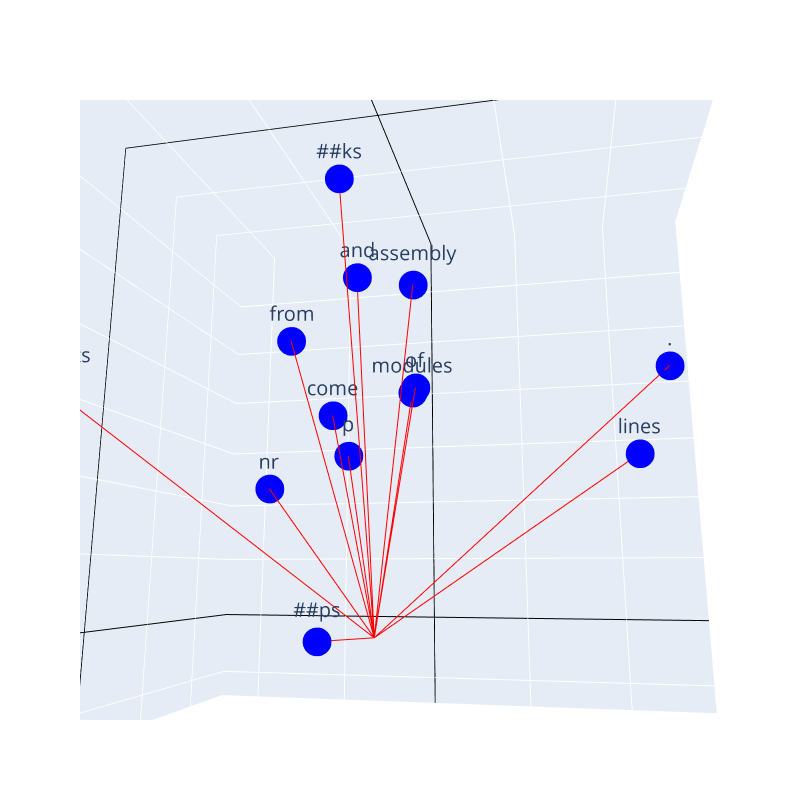

Notebook cell for this chart:
### Code cell
# Create a 3D scatter plot using Plotly
fig = go.Figure()

# Add each word to the plot and draw a line from origin
for i, word in enumerate(tokens):
    # Plot the word embedding as a point
    fig.add_trace(go.Scatter3d(
        x=[word_embeddings_3d[i, 0]],
        y=[word_embeddings_3d[i, 1]],
        z=[word_embeddings_3d[i, 2]],
        mode='markers+text',
        marker=dict(size=10, color='blue'),  # Increased marker size and set color to blue
        text=[word],
        textposition='top center',
        textfont=dict(size=20),  # Increase label size
        showlegend=False  # Hide legend for points
    ))
    
    # Plot a line from the origin to the word embedding
    fig.add_trace(go.Scatter3d(
        x=[0, word_embeddings_3d[i, 0]],
        y=[0, word_embeddings_3d[i, 1]],
        z=[0, word_embeddings_3d[i, 2]],
        mode='lines',
        line=dict(color='red', width=2),
        showlegend=False  # Hide legend for lines
    ))

# Update layout for better visualization
fig.update_layout(
    scene=dict(
        xaxis=dict(
            title='Dimension 1',
            titlefont=dict(size=20),
            tickfont=dict(size=16),
            showline=True,
            zeroline=True,
            zerolinecolor='black',
            zerolinewidth=2,
            range=[min(word_embeddings_3d[:, 0])*1.25, max(word_embeddings_3d[:, 0])*1.25] 
        ),
        yaxis=dict(
            title='Dimension 2',
            titlefont=dict(size=20),
            tickfont=dict(size=16),
            showline=True,
            zeroline=True,
            zerolinecolor='black',
            zerolinewidth=2,
            range=[min(word_embeddings_3d[:, 1])*1.25, max(word_embeddings_3d[:, 0])*1.25] 
        ),
        zaxis=dict(
            title='Dimension 3',
            titlefont=dict(size=20),
            tickfont=dict(size=16),
            showline=True,
            zeroline=True,
            zerolinecolor='black',
            zerolinewidth=2,
            range=[min(word_embeddings_3d[:, 2])*1.25, max(word_embeddings_3d[:, 0])*1.25] 
        ),
        camera=dict(
            eye=dict(x=-1, y=1.5, z=1.3)  # Adjust the camera angle here
        )
    ),
    #title=dict(
    #    text="3D Visualization of Sentence Embeddings with Vectors",
    #    font=dict(size=24)
    #),
    scene_aspectmode='cube',  # Ensures that the axes are scaled equally
    width=800,  # Increase overall figure size
    height=800,
    showlegend=False  # Hide the legend in the plot
)

# Save the figure as a high-resolution SVG
fig.write_image("sentence_embeddings.svg", format='svg', width=1200, height=1200)

# Show the plot
fig.show()

### Figure 1 — Plotly figure (JSON) as saved in the notebook; plotly's stock layout.template omitted (floating-point values rounded to 4 significant figures)
{"data": [{"marker": {"color": "blue", "size": 10}, "mode": "markers+text", "showlegend": false, "text": ["nr"], "textfont": {"size": 20}, "textposition": "top center", "type": "scatter3d", "x": [-0.4091], "y": [-0.07075], "z": [0.3582]}, {"line": {"color": "red", "width": 2}, "mode": "lines", "showlegend": false, "type": "scatter3d", "x": [0, -0.4091], "y": [0, -0.07075], "z": [0, 0.3582]}, {"marker": {"color": "blue", "size": 10}, "mode": "markers+text", "showlegend": false, "text": ["##ps"], "textfont": {"size": 20}, "textposition": "top center", "type": "scatter3d", "x": [-0.03492], "y": [-0.6], "z": [0.02214]}, {"line": {"color": "red", "width": 2}, "mode": "lines", "showlegend": false, "type": "scatter3d", "x": [0, -0.03492], "y": [0, -0.6], "z": [0, 0.02214]}, {"marker": {"color": "blue", "size": 10}, "mode": "markers+text", "showlegend": false, "text": ["and"], "textfont": {"size": 20}, "textposition": "top center", "type": "scatter3d", "x": [0.01193], "y": [-0.3602], "z": [0.8287]}, {"line": {"color": "red", "width": 2}, "mode": "lines", "showlegend": false, "type": "scatter3d", "x": [0, 0.01193], "y": [0, -0.3602], "z": [0, 0.8287]}, {"marker": {"color": "blue", "size": 10}, "mode": "markers+text", "showlegend": false, "text": ["p"], "textfont": {"size": 20}, "textposition": "top center", "type": "scatter3d", "x": [-0.1413], "y": [0.1113], "z": [0.4525]}, {"line": {"color": "red", "width": 2}, "mode": "lines", "showlegend": false, "type": "scatter3d", "x": [0, -0.1413], "y": [0, 0.1113], "z": [0, 0.4525]}, {"marker": {"color": "blue", "size": 10}, "mode": "markers+text", "showlegend": false, "text": ["##ks"], "textfont": {"size": 20}, "textposition": "top center", "type": "scatter3d", "x": [0.15], "y": [-1.079], "z": [0.83]}, {"line": {"color": "red", "width": 2}, "mode": "lines", "showlegend": false, "type": "scatter3d", "x": [0, 0.15], "y": [0, -1.079], "z": [0, 0.83]}, {"marker": {"color": "blue", "size": 10}, "mode": "markers+text", "showlegend": false, "text": ["products"], "textfont": {"size": 20}, "textposition": "top center", "type": "scatter3d", "x": [-0.9694], "y": [-0.6971], "z": [0.5478]}, {"line": {"color": "red", "width": 2}, "mode": "lines", "showlegend": false, "type": "scatter3d", "x": [0, -0.9694], "y": [0, -0.6971], "z": [0, 0.5478]}, {"marker": {"color": "blue", "size": 10}, "mode": "markers+text", "showlegend": false, "text": ["come"], "textfont": {"size": 20}, "textposition": "top center", "type": "scatter3d", "x": [-0.2089], "y": [0.1022], "z": [0.5621]}, {"line": {"color": "red", "width": 2}, "mode": "lines", "showlegend": false, "type": "scatter3d", "x": [0, -0.2089], "y": [0, 0.1022], "z": [0, 0.5621]}, {"marker": {"color": "blue", "size": 10}, "mode": "markers+text", "showlegend": false, "text": ["from"], "textfont": {"size": 20}, "textposition": "top center", "type": "scatter3d", "x": [-0.4221], "y": [0.1588], "z": [0.7892]}, {"line": {"color": "red", "width": 2}, "mode": "lines", "showlegend": false, "type": "scatter3d", "x": [0, -0.4221], "y": [0, 0.1588], "z": [0, 0.7892]}, {"marker": {"color": "blue", "size": 10}, "mode": "markers+text", "showlegend": false, "text": ["assembly"], "textfont": {"size": 20}, "textposition": "top center", "type": "scatter3d", "x": [0.1213], "y": [0.1577], "z": [0.9275]}, {"line": {"color": "red", "width": 2}, "mode": "lines", "showlegend": false, "type": "scatter3d", "x": [0, 0.1213], "y": [0, 0.1577], "z": [0, 0.9275]}, {"marker": {"color": "blue", "size": 10}, "mode": "markers+text", "showlegend": false, "text": ["lines"], "textfont": {"size": 20}, "textposition": "top center", "type": "scatter3d", "x": [0.9794], "y": [-0.09332], "z": [0.4159]}, {"line": {"color": "red", "width": 2}, "mode": "lines", "showlegend": false, "type": "scatter3d", "x": [0, 0.9794], "y": [0, -0.09332], "z": [0, 0.4159]}, {"marker": {"color": "blue", "size": 10}, "mode": "markers+text", "showlegend": false, "text": ["of"], "textfont": {"size": 20}, "textposition": "top center", "type": "scatter3d", "x": [0.1371], "y": [0.1233], "z": [0.6302]}, {"line": {"color": "red", "width": 2}, "mode": "lines", "showlegend": false, "type": "scatter3d", "x": [0, 0.1371], "y": [0, 0.1233], "z": [0, 0.6302]}, {"marker": {"color": "blue", "size": 10}, "mode": "markers+text", "showlegend": false, "text": ["modules"], "textfont": {"size": 20}, "textposition": "top center", "type": "scatter3d", "x": [0.09523], "y": [0.2788], "z": [0.6397]}, {"line": {"color": "red", "width": 2}, "mode": "lines", "showlegend": false, "type": "scatter3d", "x": [0, 0.09523], "y": [0, 0.2788], "z": [0, 0.6397]}, {"marker": {"color": "blue", "size": 10}, "mode": "markers+text", "showlegend": false, "text": ["."], "textfont": {"size": 20}, "textposition": "top center", "type": "scatter3d", "x": [1.118], "y": [0.02476], "z": [0.6365]}, {"line": {"color": "red", "width": 2}, "mode": "lines", "showlegend": false, "type": "scatter3d", "x": [0, 1.118], "y": [0, 0.02476], "z": [0, 0.6365]}], "layout": {"dragmode": "zoom", "height": 800, "scene": {"aspectmode": "cube", "aspectratio": {"x": 1, "y": 1, "z": 1}, "camera": {"center": {"x": -2.22e-16, "y": 4.441e-16, "z": -2.22e-16}, "eye": {"x": 0.2362, "y": -1.086, "z": -0.2405}, "projection": {"type": "perspective"}, "up": {"x": 0, "y": 0, "z": 1}}, "dragmode": "turntable", "xaxis": {"range": [-1.212, 1.398], "showline": true, "tickfont": {"size": 16}, "title": {"font": {"size": 20}, "text": "Dimension 1"}, "type": "linear", "zeroline": true, "zerolinecolor": "black", "zerolinewidth": 2}, "yaxis": {"range": [-1.349, 1.398], "showline": true, "tickfont": {"size": 16}, "title": {"font": {"size": 20}, "text": "Dimension 2"}, "type": "linear", "zeroline": true, "zerolinecolor": "black", "zerolinewidth": 2}, "zaxis": {"range": [-0.2818, 1.398], "showline": true, "tickfont": {"size": 16}, "title": {"font": {"size": 20}, "text": "Dimension 3"}, "type": "linear", "zeroline": true, "zerolinecolor": "black", "zerolinewidth": 2}}, "showlegend": false, "width": 800}}
